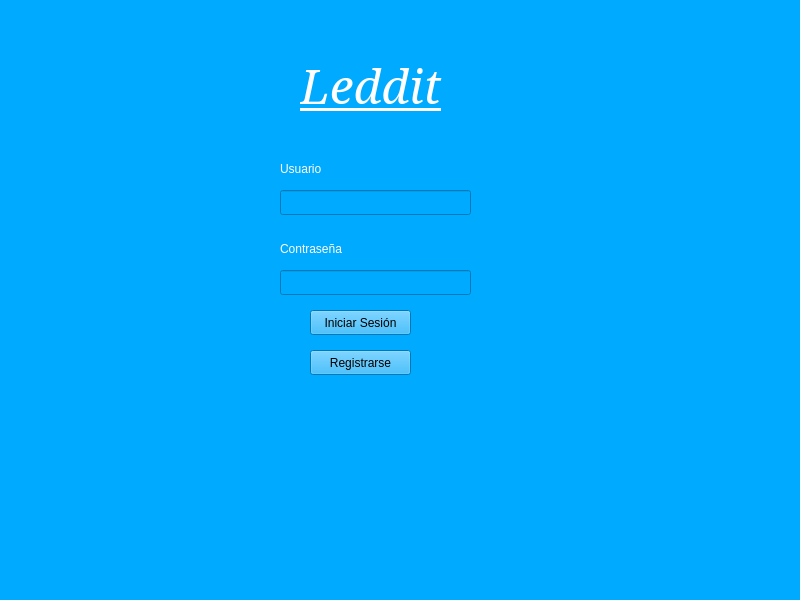
<?xml version="1.0" encoding="UTF-8"?>
<ui version="4.0">
 <class>LoginWindow</class>
 <widget class="QMainWindow" name="LoginWindow">
  <property name="geometry">
   <rect>
    <x>0</x>
    <y>0</y>
    <width>800</width>
    <height>600</height>
   </rect>
  </property>
  <property name="windowTitle">
   <string>LoginWindow</string>
  </property>
  <property name="styleSheet">
   <string notr="true">background-color: rgb(0, 170, 255);</string>
  </property>
  <widget class="QWidget" name="centralwidget">
   <widget class="QLineEdit" name="txtUsuario">
    <property name="geometry">
     <rect>
      <x>280</x>
      <y>190</y>
      <width>191</width>
      <height>25</height>
     </rect>
    </property>
   </widget>
   <widget class="QLabel" name="label">
    <property name="geometry">
     <rect>
      <x>280</x>
      <y>160</y>
      <width>54</width>
      <height>17</height>
     </rect>
    </property>
    <property name="styleSheet">
     <string notr="true">color: rgb(255, 255, 255);</string>
    </property>
    <property name="text">
     <string>Usuario</string>
    </property>
   </widget>
   <widget class="QLabel" name="label_2">
    <property name="geometry">
     <rect>
      <x>280</x>
      <y>240</y>
      <width>71</width>
      <height>17</height>
     </rect>
    </property>
    <property name="styleSheet">
     <string notr="true">color: rgb(255, 255, 255);</string>
    </property>
    <property name="text">
     <string>Contraseña</string>
    </property>
   </widget>
   <widget class="QLineEdit" name="txtClave">
    <property name="geometry">
     <rect>
      <x>280</x>
      <y>270</y>
      <width>191</width>
      <height>25</height>
     </rect>
    </property>
    <property name="inputMethodHints">
     <set>Qt::ImhHiddenText|Qt::ImhNoAutoUppercase|Qt::ImhNoPredictiveText|Qt::ImhSensitiveData</set>
    </property>
    <property name="echoMode">
     <enum>QLineEdit::Password</enum>
    </property>
   </widget>
   <widget class="QPushButton" name="btnIniciarSesion">
    <property name="geometry">
     <rect>
      <x>310</x>
      <y>310</y>
      <width>101</width>
      <height>25</height>
     </rect>
    </property>
    <property name="text">
     <string>Iniciar Sesión</string>
    </property>
   </widget>
   <widget class="QPushButton" name="pushButton">
    <property name="geometry">
     <rect>
      <x>310</x>
      <y>350</y>
      <width>101</width>
      <height>25</height>
     </rect>
    </property>
    <property name="text">
     <string>Registrarse</string>
    </property>
   </widget>
   <widget class="QLabel" name="label_3">
    <property name="geometry">
     <rect>
      <x>300</x>
      <y>50</y>
      <width>151</width>
      <height>71</height>
     </rect>
    </property>
    <property name="font">
     <font>
      <family>Serif</family>
      <pointsize>36</pointsize>
      <italic>true</italic>
      <underline>true</underline>
     </font>
    </property>
    <property name="styleSheet">
     <string notr="true">color: rgb(255, 255, 255);</string>
    </property>
    <property name="text">
     <string>Leddit</string>
    </property>
   </widget>
  </widget>
  <widget class="QMenuBar" name="menubar">
   <property name="geometry">
    <rect>
     <x>0</x>
     <y>0</y>
     <width>800</width>
     <height>22</height>
    </rect>
   </property>
  </widget>
  <widget class="QStatusBar" name="statusbar"/>
 </widget>
 <resources/>
 <connections/>
</ui>
